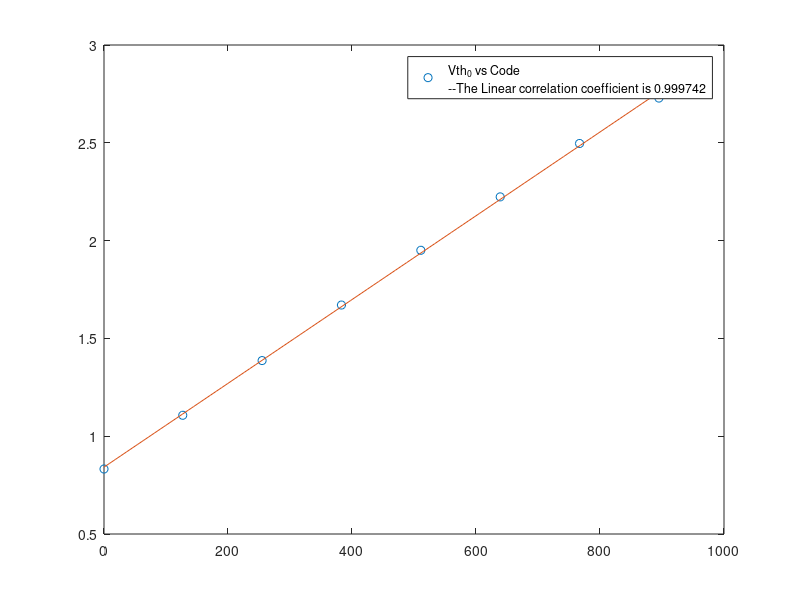
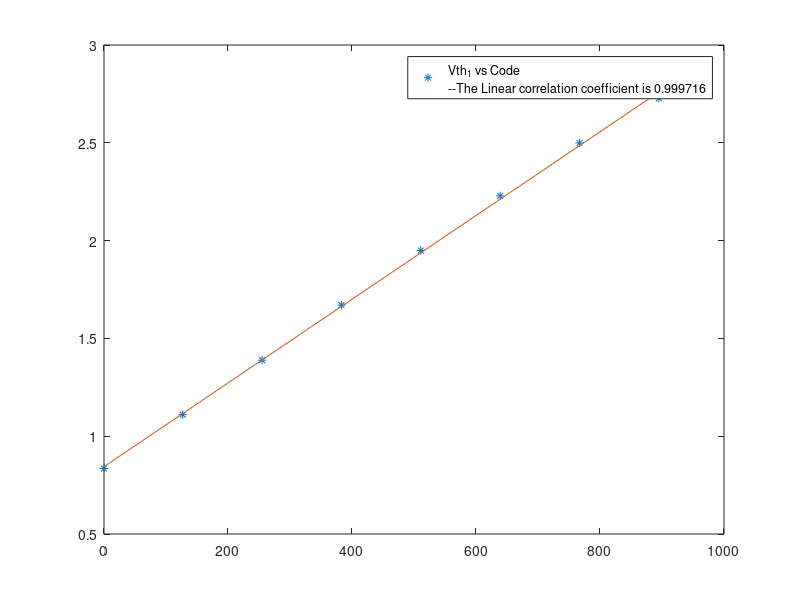
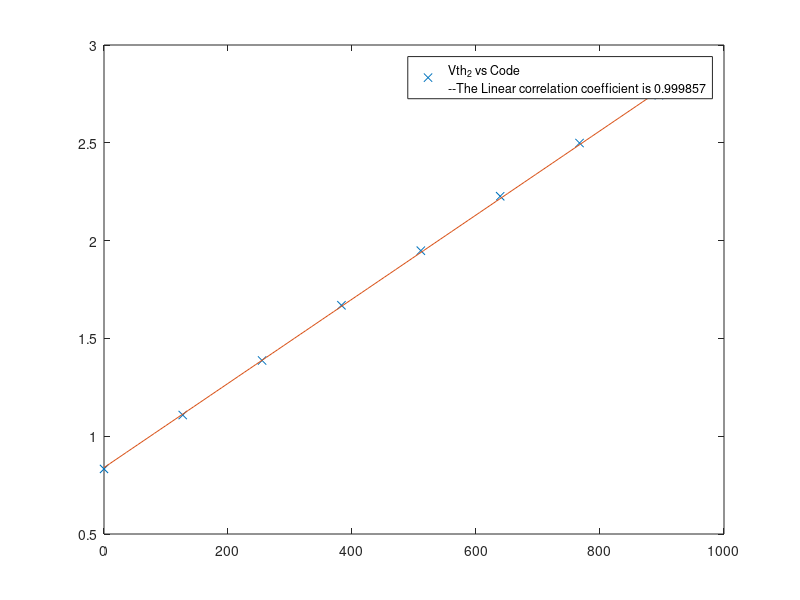

The MATLAB script that drew these images, in order:
minV = 0.8;
maxV = 3.0;
% Code = [0,127,255,383,511,693,767,895,1023];
% Vth0 = [0.8270,1.0995,1.3776,1.6670,1.9471,2.2253,2.4985,2.7355,2.7475];
% Vth1 = [0.8229,1.0931,1.3678,1.6441,1.9189,2.1919,2.4607,2.7199,2.7420];
% Vth2 = [0.8270,1.0995,1.3776,1.6533,1.9315,2.2039,2.4762,2.7365,2.7668];
Code = [0,127,255,383,511,639,767,895];
Vth0 = [0.8323,1.1070,1.3867,1.6706,1.9505,2.2235,2.4965,2.7287];
Vth1 = [0.8346,1.1099,1.3887,1.6702,1.9492,2.2285,2.4990,2.7275];
Vth2 = [0.8326,1.1082,1.3871,1.6693,1.9486,2.2268,2.4988,2.7432];

%%%%PolyFit
Rp0 = corrcoef(Code,Vth0);
Rp1 = corrcoef(Code,Vth1);
Rp2 = corrcoef(Code,Vth2);
R0 = Rp0(2,1);
R1 = Rp1(2,1);
R2 = Rp2(2,1);
x = linspace(min(Code),max(Code));
p0 = polyfit(Code,Vth0,1);
y0 = polyval(p0,x);
p1 = polyfit(Code,Vth1,1);
y1 = polyval(p1,x);
p2 = polyfit(Code,Vth2,1);
y2 = polyval(p2,x);
xText = (min(Code) + max(Code))/2;
yText = (maxV+ minV)/2.0;
str0 = sprintf('Vth_0 vs Code\n--The Linear correlation coefficient is %1.6f',R0);
str1 = sprintf('Vth_1 vs Code\n--The Linear correlation coefficient is %1.6f',R1);
str2 = sprintf('Vth_2 vs Code\n--The Linear correlation coefficient is %1.6f',R2);
figure(1);
plot(Code,Vth0,'o');
hold on;
plot(x,y0);
%text(xText,yText,str0);
legend(str0);

figure(2);
plot(Code,Vth1,'*');
hold on;
plot(x,y1);
%text(xText,yText,str1);
legend(str1);

figure(3);
plot(Code,Vth2,'x');
hold on;
plot(x,y2);
%text(xText,yText,str2);
legend(str2);